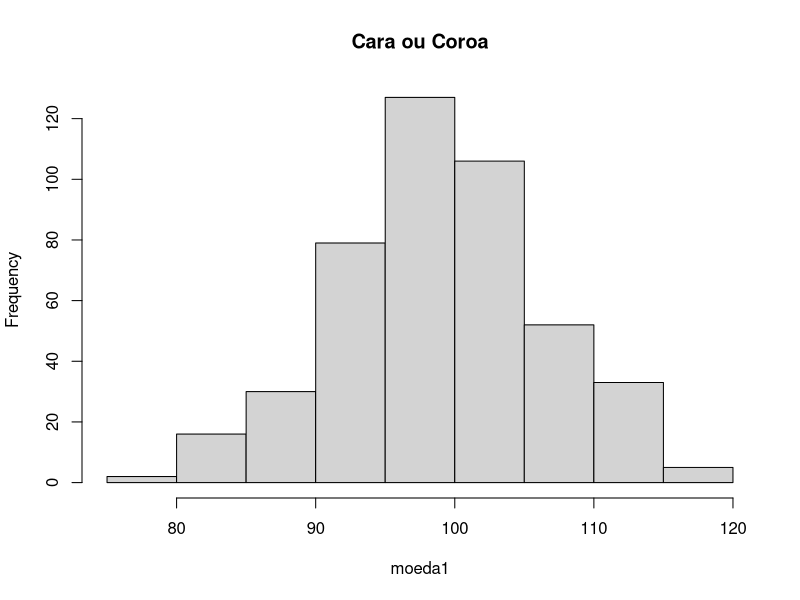
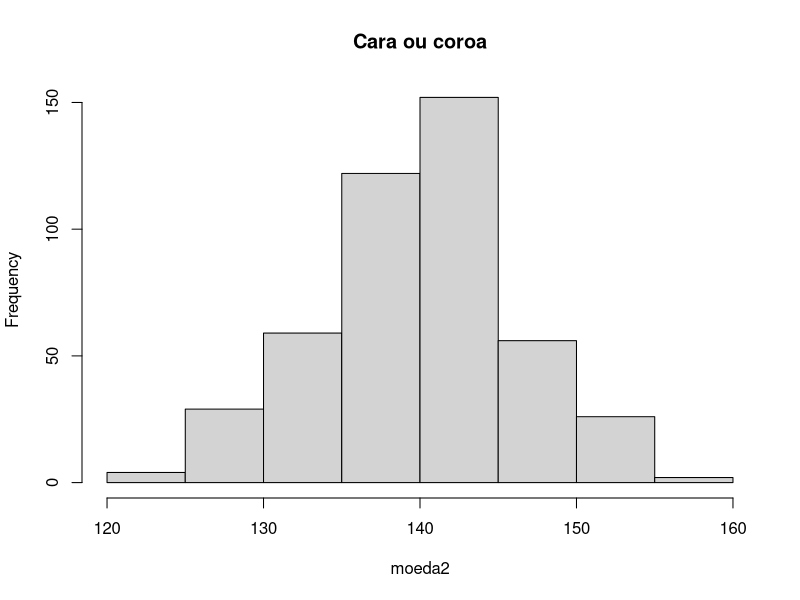

Source code (R) for these figures, in order:
qtdLancamento = 450
moeda1 = rbinom(qtdLancamento,200, 0.5)

moeda1.f = factor(moeda1, levels=c(0,1) , labels=c('Cara', 'Coroa'),
                  ordered = TRUE)

table(moeda1.f)

moeda2 = rbinom(qtdLancamento, 200, 0.7)

moeda2.f = factor(moeda2,levels=c(0,1), labels=c('Coroa', 'Cara'),
                  ordered = TRUE)

table(moeda2.f)

hist(moeda1, main='Cara ou Coroa')

# O número de vezes que cara foi maior que o número de vezes que caiu coroa

hist(moeda2, main = 'Cara ou coroa')

# O número de vezes que caiu cara foi o dobro de vezes que coroa
